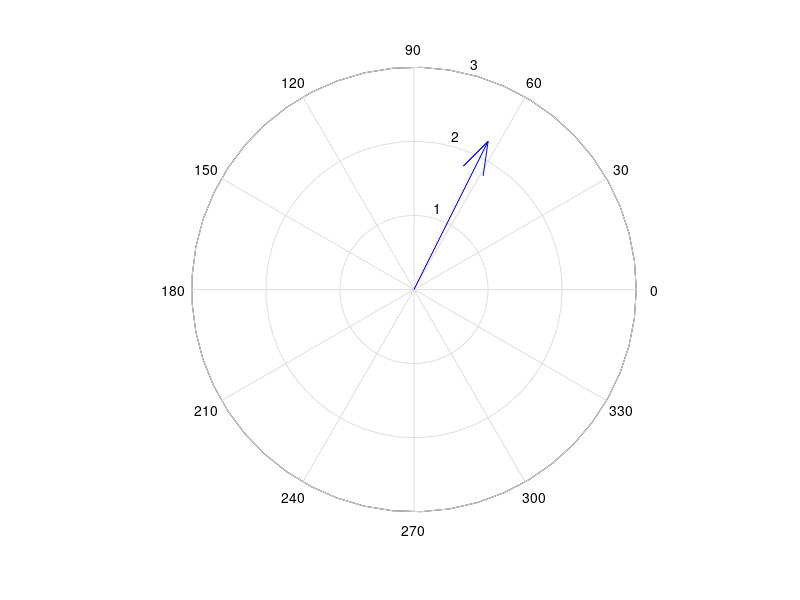

Write MATLAB code to recreate this figure. (Note: this script raises an error after producing the figure.)
% a2_patterns: a script of patterns
x = 1; a = 2; b = 3; s = 'abc'; st.f = 1; v = [1 2 3];
c1 = newline;
c2 = ['a' newline 'b'];
c3 = char(13);
f1 = sin(1);
f2 = sin(1);
fn = 'sin'; f3 = feval(fn, 1);
e1 = exist('x');
e2 = exist('x', 'var');
i1 = length(v) == 1;
i2 = 1 == length(v);
i3 = length(v) ~= 1;
i4 = numel(v) == 1;
d1 = datestr(now);
d2 = datenum(2020, 1, 1);
d3 = date;
h1 = hist(v);
hist(v)
q1 = quad(@sin, 0, 1);
q2 = quadl(@sin, 0, 1);
q3 = quadv(@sin, 0, 1);
q4 = dblquad(@(x, y) x + y, 0, 1, 0, 1);
q5 = triplequad(@(x, y, z) x + y + z, 0, 1, 0, 1, 0, 1);
compass(1, 2)
in1 = inline('x+1');
fc = fcnchk('x+1');
n1 = str2num('5');
n2 = str2num(s);
s1 = "abc";
s2 = string(s);
g1 = getfield(st, 'f');
st = setfield(st, 'f', 2);
m1 = ndims(v) == 2;
m2 = length(size(v)) == 2;
l1 = true;
l2 = false;
r1 = ones(2, 3);
r2 = true(2, 3);
r3 = repmat(0, 2, 3);
r4 = repmat(false, 2, 3);
t1 = strcmpi(s, upper('ABC'));
t2 = strcmp(lower(s), 'abc');
t3 = strcmpi(upper(s), 'ABC');
k1 = 1;
k2 = x;
[k3] = size(v);
k4 = [x, a];
k5 = x,;
k6 = 1,;
k7 = 2,
for (ii = 1:3)
    disp(ii)
end
clear
clear all
clear variables
clear x
load
load a.mat
load('a.mat')
dd = load('a.mat');
eval('x = 1;')
eval(['x = ' '1;'])
eval(['load ' s])
eval(s)
z1 = size(a + b);
z2 = size(a .* b);
z3 = numel(a + b);
z4 = size(a, 1) + b;
ans = 1;
y1 = ans;
global GS
global GS
[1 2]
{1}
v(2);
x;
x + 1;
subsasgn(st, substruct('.', 'f'), 3);
ls1 = sum(v > 1);
disp(sprintf('%d', x))
nw = now;
if x == 1, disp(1), end
if (x == 1) disp(2), end
while (x < 0) x = x + 1; end
fprintf('%s\n', num2str(x));
cc = cellfun(@(c) c, {1}, 'UniformOutput', 0);
xx = x';
yy = isempty(v) == 0;
ss = strrep(s, 'a', 'b');
switch x
    case 1
        disp(1)
    case 1
        disp(2)
end
